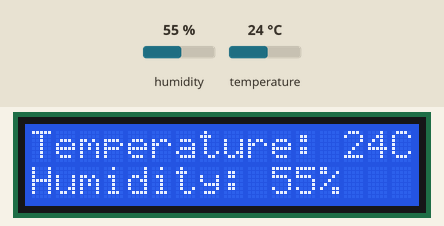
Simulated run of this sketch. Board: Arduino Uno, built with avr-gcc and run on an emulated ATmega328P. Shown: 16×2 character LCD. Inputs (shaded band) come from the test bench; at power-on: humidity 55 %, temperature 24 °C.

Above: at 1.2 s.
1.3 s: humidity set to 22 %
At 3.0 s:
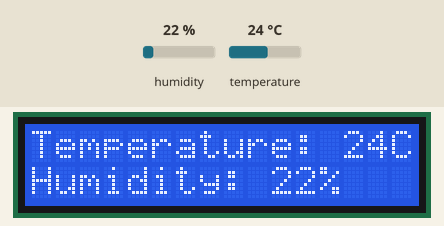
7.6 s: temperature set to 12 °C
At 9.6 s:
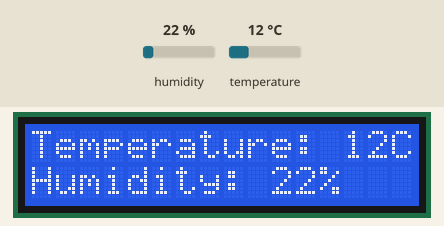
10.5 s: humidity set to 40 %
At 11.8 s:
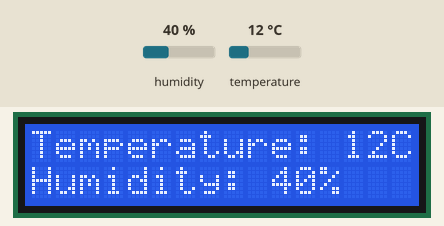
13.4 s: temperature set to 19 °C
At 16.2 s:
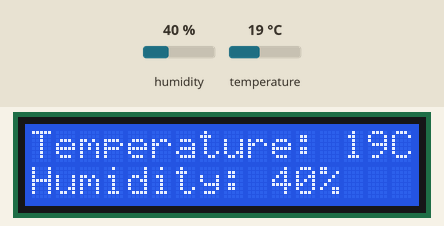
Timing chart, 0 to 17.6 s (numbered marks = the images above; inputs shaded):
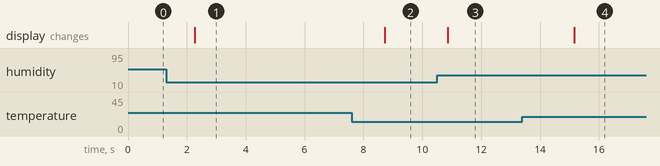

Measured:
- after the input at 1.3 s, the display: changes after 0.97 s (image 1)
- after the input at 7.6 s, the display: changes after 1.1 s (image 2)
- after the input at 10.5 s, the display: changes after 0.37 s (image 3)
- after the input at 13.4 s, the display: changes after 1.8 s (image 4)

The sketch:

lab7.ino
```cpp
#include<DHT.h>;
#include<Wire.h>;
#include<LiquidCrystal_I2C.h>;

DHT dht(12, DHT11);
LiquidCrystal_I2C lcd(0x27,16,2);

void setup() {
  // put your setup code here, to run once:
  Serial.begin(9600);
  lcd.init();
  lcd.backlight();
  dht.begin();

}

void loop() {
  // put your main code here, to run repeatedly:
  int h = dht.readHumidity();
  int t = dht.readTemperature();

  lcd.clear();
  lcd.setCursor(0,0);
  lcd.print("Temperature: ");
  lcd.print(t);
  lcd.print("C");
  lcd.setCursor(0,1);
  lcd.print("Humidity: ");
  lcd.print(h);
  lcd.print("%");

  delay(500);

}
```
